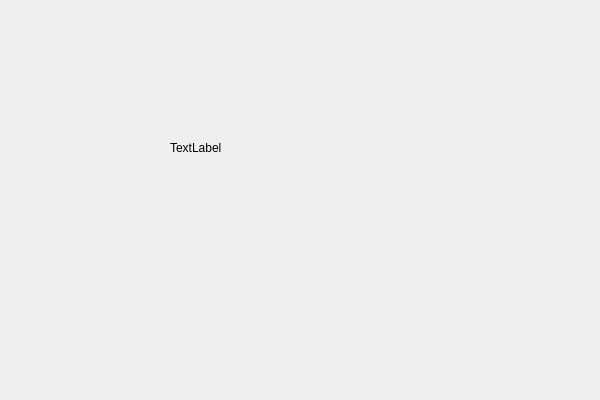
<?xml version="1.0" encoding="UTF-8"?>
<ui version="4.0">
 <class>GxMainWindowClass</class>
 <widget class="QWidget" name="GxMainWindowClass">
  <property name="geometry">
   <rect>
    <x>0</x>
    <y>0</y>
    <width>600</width>
    <height>400</height>
   </rect>
  </property>
  <property name="windowTitle">
   <string>GxMainWindow</string>
  </property>
  <widget class="QLabel" name="label">
   <property name="geometry">
    <rect>
     <x>170</x>
     <y>140</y>
     <width>141</width>
     <height>16</height>
    </rect>
   </property>
   <property name="text">
    <string>TextLabel</string>
   </property>
  </widget>
 </widget>
 <layoutdefault spacing="6" margin="11"/>
 <resources>
  <include location="GxMainWindow.qrc"/>
 </resources>
 <connections/>
</ui>
